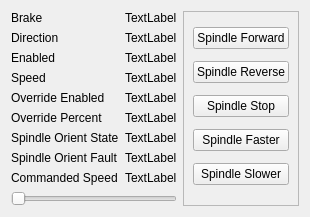
          <widget class="QWidget" name="tabWidget_31Page1" native="true">
           <attribute name="title">
            <string>0</string>
           </attribute>
           <layout class="QGridLayout" name="gridLayout_34">
            <item row="6" column="0">
             <widget class="QLabel" name="label_112">
              <property name="text">
               <string>Spindle Orient State</string>
              </property>
             </widget>
            </item>
            <item row="7" column="0">
             <widget class="QLabel" name="label_113">
              <property name="text">
               <string>Spindle Orient Fault</string>
              </property>
             </widget>
            </item>
            <item row="2" column="1">
             <widget class="QLabel" name="spindle_enabled_0_lb">
              <property name="text">
               <string>TextLabel</string>
              </property>
             </widget>
            </item>
            <item row="5" column="0">
             <widget class="QLabel" name="label_60">
              <property name="text">
               <string>Override Percent</string>
              </property>
             </widget>
            </item>
            <item row="0" column="2" rowspan="10">
             <widget class="QFrame" name="frame_2">
              <property name="frameShape">
               <enum>QFrame::StyledPanel</enum>
              </property>
              <property name="frameShadow">
               <enum>QFrame::Raised</enum>
              </property>
              <layout class="QGridLayout" name="gridLayout_42">
               <item row="0" column="0">
                <widget class="QPushButton" name="spindle_fwd_0_pb">
                 <property name="text">
                  <string>Spindle Forward</string>
                 </property>
                </widget>
               </item>
               <item row="1" column="0">
                <widget class="QPushButton" name="spindle_rev_0_pb">
                 <property name="text">
                  <string>Spindle Reverse</string>
                 </property>
                </widget>
               </item>
               <item row="2" column="0">
                <widget class="QPushButton" name="spindle_stop_0_pb">
                 <property name="text">
                  <string>Spindle Stop</string>
                 </property>
                </widget>
               </item>
               <item row="3" column="0">
                <widget class="QPushButton" name="spindle_plus_0_pb">
                 <property name="text">
                  <string>Spindle Faster</string>
                 </property>
                </widget>
               </item>
               <item row="4" column="0">
                <widget class="QPushButton" name="spindle_minus_0_pb">
                 <property name="text">
                  <string>Spindle Slower</string>
                 </property>
                </widget>
               </item>
              </layout>
             </widget>
            </item>
            <item row="7" column="1">
             <widget class="QLabel" name="spindle_orient_fault_0_lb">
              <property name="text">
               <string>TextLabel</string>
              </property>
             </widget>
            </item>
            <item row="0" column="1">
             <widget class="QLabel" name="spindle_brake_0_lb">
              <property name="text">
               <string>TextLabel</string>
              </property>
             </widget>
            </item>
            <item row="4" column="0">
             <widget class="QLabel" name="label_114">
              <property name="text">
               <string>Override Enabled</string>
              </property>
             </widget>
            </item>
            <item row="3" column="0">
             <widget class="QLabel" name="label_53">
              <property name="text">
               <string>Speed</string>
              </property>
             </widget>
            </item>
            <item row="0" column="0">
             <widget class="QLabel" name="label_57">
              <property name="text">
               <string>Brake</string>
              </property>
             </widget>
            </item>
            <item row="6" column="1">
             <widget class="QLabel" name="spindle_orient_state_0_lb">
              <property name="text">
               <string>TextLabel</string>
              </property>
             </widget>
            </item>
            <item row="8" column="1">
             <widget class="QLabel" name="spindle_cmd_speed_0_lb">
              <property name="text">
               <string>TextLabel</string>
              </property>
             </widget>
            </item>
            <item row="1" column="0">
             <widget class="QLabel" name="label_58">
              <property name="text">
               <string>Direction</string>
              </property>
             </widget>
            </item>
            <item row="5" column="1">
             <widget class="QLabel" name="spindle_override_0_lb">
              <property name="text">
               <string>TextLabel</string>
              </property>
             </widget>
            </item>
            <item row="1" column="1">
             <widget class="QLabel" name="spindle_direction_0_lb">
              <property name="text">
               <string>TextLabel</string>
              </property>
             </widget>
            </item>
            <item row="8" column="0">
             <widget class="QLabel" name="label_61">
              <property name="text">
               <string>Commanded Speed</string>
              </property>
             </widget>
            </item>
            <item row="9" column="0" colspan="2">
             <widget class="QSlider" name="spindle_override_0_sl">
              <property name="maximum">
               <number>100</number>
              </property>
              <property name="orientation">
               <enum>Qt::Horizontal</enum>
              </property>
             </widget>
            </item>
            <item row="3" column="1">
             <widget class="QLabel" name="spindle_speed_0_lb">
              <property name="text">
               <string>TextLabel</string>
              </property>
             </widget>
            </item>
            <item row="4" column="1">
             <widget class="QLabel" name="spindle_override_enabled_0_lb">
              <property name="text">
               <string>TextLabel</string>
              </property>
             </widget>
            </item>
            <item row="2" column="0">
             <widget class="QLabel" name="label_59">
              <property name="text">
               <string>Enabled</string>
              </property>
             </widget>
            </item>
           </layout>
          </widget>
